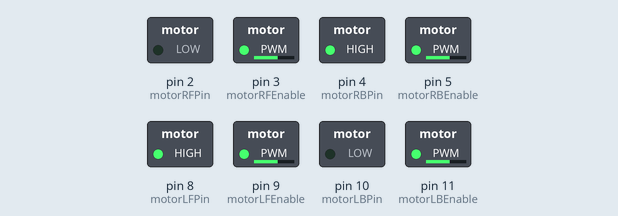
The sketch below on a simulated Arduino Uno, built with avr-gcc and run on an emulated ATmega328P. Shown: switched loads named in the sketch (green lamp = pin HIGH).

Above: at 0.1 s.
Timing chart, 0 to 1.6 s (numbered marks = the images above):
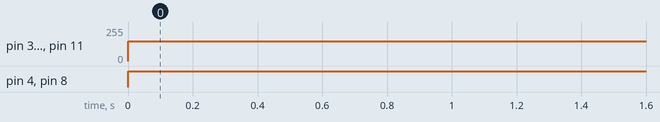

The sketch:

moving_side.ino
```cpp
const int motorLFPin = 8; // signal pin 1 for the right motor, connect to IN1
const int motorLFEnable = 9; // enable pin for the right motor (PWM enabled)

const int motorLBPin = 10; // signal pin 1 for the left motor, connect to IN3
const int motorLBEnable = 11; // enable pin for the left motor (PWM enabled)

const int motorRFPin = 2; // signal pin 1 for the right motor, connect to IN1
const int motorRFEnable = 3; // enable pin for the right motor (PWM enabled)

const int motorRBPin = 4; // signal pin 1 for the left motor, connect to IN3
const int motorRBEnable = 5; // enable pin for the left motor (PWM enabled)


int motorLSpeed = 150;
int motorRSpeed = 150;
int error = 140;   // 145 best 200  //  normal 255  // mad 0


void setup() {


pinMode(motorLFPin,OUTPUT);
pinMode(motorLFEnable,OUTPUT);
pinMode(motorLBPin,OUTPUT);
pinMode(motorLBEnable,OUTPUT);
pinMode(motorRFPin,OUTPUT);
pinMode(motorRFEnable,OUTPUT);
pinMode(motorRBPin,OUTPUT);
pinMode(motorRBEnable,OUTPUT);


}

void loop()
{


movingleft();
delay(2000);

}


void movingright()  //turn left
{
     Serial.println("                         softrightS");
     analogWrite(motorLFEnable, motorRSpeed);
     digitalWrite(motorLFPin, LOW);


     analogWrite(motorLBEnable, motorLSpeed);
     digitalWrite(motorLBPin, HIGH);

     analogWrite(motorRFEnable, motorRSpeed);
     digitalWrite(motorRFPin, HIGH);


     analogWrite(motorRBEnable, motorLSpeed);
     digitalWrite(motorRBPin, LOW);

}


void movingleft()  //turn left
{
     Serial.println("                         softrightS");
     analogWrite(motorLFEnable, motorRSpeed);
     digitalWrite(motorLFPin, HIGH);


     analogWrite(motorLBEnable, motorLSpeed);
     digitalWrite(motorLBPin, LOW);

     analogWrite(motorRFEnable, motorRSpeed);
     digitalWrite(motorRFPin, LOW);


     analogWrite(motorRBEnable, motorLSpeed);
     digitalWrite(motorRBPin, HIGH);

}
```

Measured:
- by itself, pin 3 (motorRFEnable), pin 5 (motorRBEnable), pin 9 (motorLFEnable), pin 11 (motorLBEnable): 0/255 → 150/255 at 0.00 s
- by itself, pin 4 (motorRBPin), pin 8 (motorLFPin): LOW → HIGH at 0.00 s
